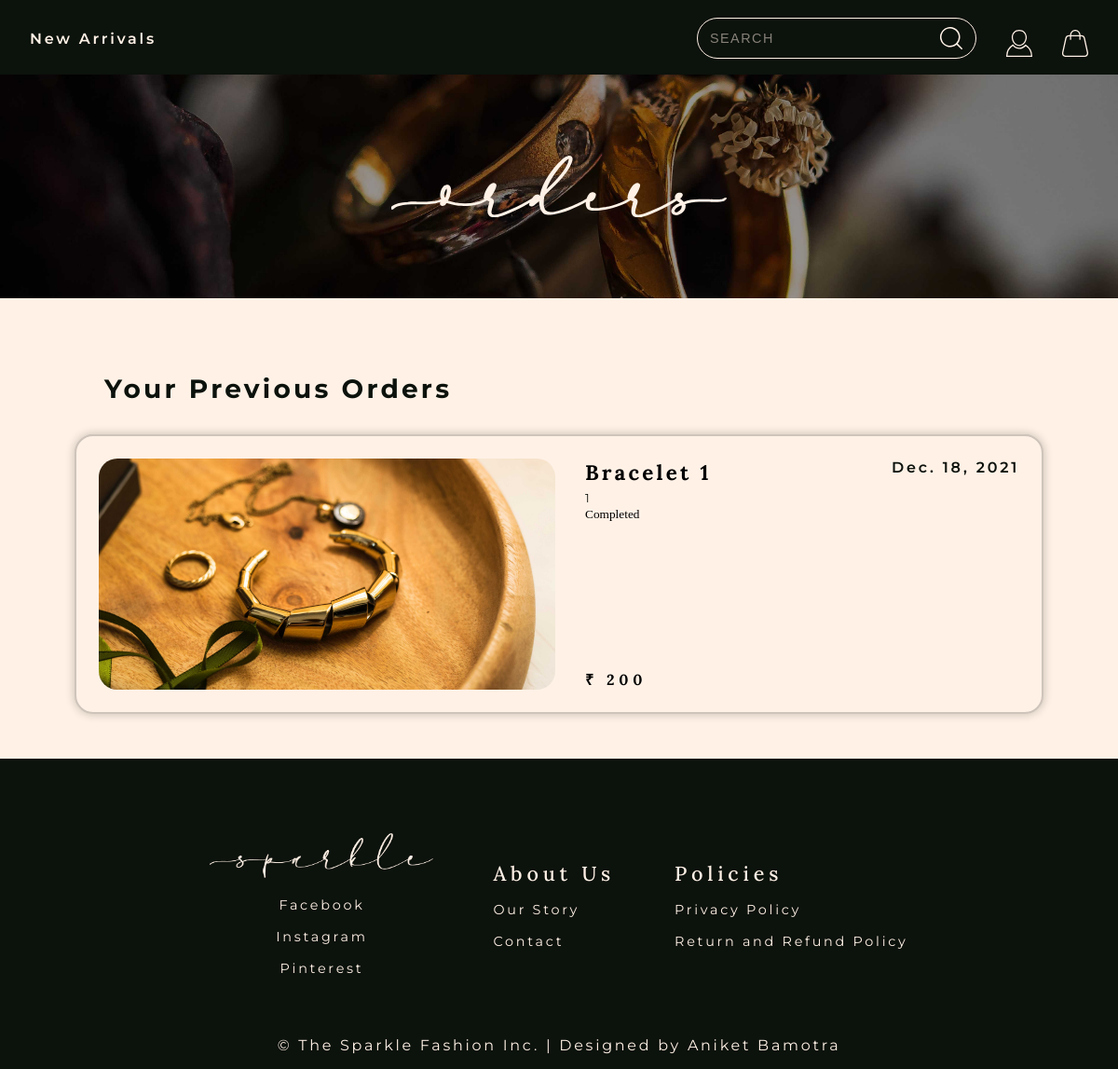
/orders (signed in), run on the app's committed database.
### store/models/orders.py (models this page shows, shortened)
class Order(models.Model):
    product = models.ForeignKey(Product,
                                on_delete=models.CASCADE)
    customer = models.ForeignKey(Customer,
                                 on_delete=models.CASCADE)
    quantity = models.IntegerField(default=1)
    price = models.IntegerField()
    address = models.CharField(max_length=50, default='', blank=True)
    phone = models.CharField(max_length=50, default='', blank=True)
    date = models.DateField(default=datetime.datetime.today)
    status = models.BooleanField(default=False)
    @staticmethod
    def get_orders_by_customer(customer_id):
        return Order.objects.filter(customer=customer_id).order_by('-date')

### store/models/product.py (models this page shows, shortened)
class Product(models.Model):
    name = models.CharField(max_length=50)
    price = models.IntegerField(default=0)
    category = models.ForeignKey(Category, on_delete=models.CASCADE, default=1)
    description = models.CharField(max_length=200, default='' , null=True , blank=True)
    image = models.ImageField(upload_to='uploads/products/')

### store/middlewares/auth.py (the view)
    def middleware(request):
        print(request.session.get('customer'))
        returnUrl = request.META['PATH_INFO']
        print(request.META['PATH_INFO'])
        if not request.session.get('customer'):
           return redirect(f'login?return_url={returnUrl}')
        response = get_response(request)
        return response

### store/templatetags/custom_filter.py (called while the page is built)
@register.filter(name='currency')
def currency(number):
    return "₹ "+str(number)

### store/views/orders.py (called while the page is built)
    def get(self , request ):
        customer = request.session.get('customer')
        orders = Order.get_orders_by_customer(customer)
        print(orders)
        return render(request , 'orders.html'  , {'orders' : orders})

### store/templates/orders.html (shortened to what this page needs)
{% extends 'base.html' %}
{% load static %}
{% block content %}
{% load cart %}
{% load custom_filter %}
<header id="d_header">
    <nav>
        <a href="/store" class="sans left_link">New Arrivals</a>
        <a href="/cart" class="sans right-link"><img src="{% static 'icons/light bag.svg' %}" alt="Shopping Bag" style="height: 1.8rem;"></a>
        <a href="#" class="sans right-link" id="profile"><img src="{% static 'icons/light profile.svg' %}" alt="User Profile" style="height: 1.8rem;"></a>
        <div class="search__container right-link">
            <input class="search__input" type="text" placeholder="Search">
        </div>
    </nav>
</header>
<section class="banner">
    <div class="banner_container" id="order_banner_container">
        <img src="{% static 'banner-title/Orders.svg' %}" alt="Rings written in script font" class="page_title" id="order_page_title">
    </div>
</section>
<section class="order_container">
    <h4 class="order_title sans">Your Previous Orders</h4>
    <div class="order">
        <div class="order_items_container">
            {% for order in orders %}
            <div class="order_item">
                <img src="{{order.product.image.url}}" alt="Image of product" class="order_item_img">
                <div class="item_desc">
                    <h5 class="order_item_name serif">{{order.product.name}}</h5>
                    <p class="item_id sans">{{order.quantity}}</p>
                    {% if order.status %}
                    <p>
                        <small class="badge badge-success">Completed</small>
                        {%else%}
                        <small class="badge badge-warning">Pending</small>
                    </p>
                    {% endif %}
                </div>
                <h4 class="item_price serif">{{order.price|currency}}</h4>
                <p class="order_date sans">{{order.date}}</p>
            </div>
            {% endfor %}
        </div>
    </div>
</section>
{% endblock %}

### store/static/style.css (style rules this page uses)
:root { --light-color-100: 240, 239, 235; --light-color: 255, 241, 230; --accent-color-100: 221, 190, 169; --accent-color: 203, 153, 126; --dark-color: 12, 18, 12; --serif: "Lora", serif; --sans: "Montserrat", sans-serif; }
* { margin: 0; padding: 0; box-sizing: border-box; }
body { background-color: rgb(var(--light-color)); overflow-x: hidden; }
.serif { font-family: var(--serif); font-size: 3ch; letter-spacing: 0.3rem; }
.sans { font-family: var(--sans); font-size: 2ch; letter-spacing: 0.17rem; color: rgb(var(--dark-color)); }
header { display: block; position: absolute; width: 100%; height: 5rem; }
.left_link { float: left; margin: 2rem; }
.right-link { float: right; margin: 2rem 2rem 2rem 0rem; }
.left_link, .right-link { text-decoration: none; font-weight: 600; color: rgb(var(--light-color)); }
.search__input { width: 25vw; padding: 0.8rem; position: relative; bottom: 0.8rem; z-index: 10; background-color: transparent; transition: transform 250ms ease-in-out; font-size: 1.8ch; color: rgb(var(--light-color)); background-color: transparent; background-image: url("/icons/light\ search.svg"); background-size: 1.5rem; background-repeat: no-repeat; background-position: 95% center; border-radius: 50px; border: 1px solid rgb(var(--light-color)); transition: all 250ms ease-in-out; backface-visibility: hidden; transform-style: preserve-3d; }
.search__input::placeholder { color: rgb(var(--light-color), 0.5); text-transform: uppercase; letter-spacing: 1.5px; }
#d_header { background-color: rgb(var(--dark-color)); position: relative; }
.banner_container { height: 30vh; width: 100%; position: relative; }
.page_title { position: absolute; width: 30vw; top: 50%; left: 50%; transform: translate(-50%, -50%); }
.cart_container, .fav_container, .order_container { padding: 3rem 5rem; }
.cart_title, .fav_title, .order_title { font-size: 3.5ch; margin: 2rem; letter-spacing: 0.2rem; }
.cart_items_container, .fav_items_container, .order_items_container { grid-area: cic; height: 100%; display: flex; flex-direction: column; gap: 2rem; }
.order_item { display: grid; grid-template-columns: repeat(4, 1fr); grid-template-rows: repeat(4, 3.5rem); grid-template-areas: "cii cii cid ord" "cii cii cid ." "cii cii cid ." "cii cii ip cb"; grid-gap: 0.5rem; border: 2px solid rgb(var(--dark-color), 0.2); box-shadow: 0px 0px 10px 1px rgb(var(--dark-color), 0.2); border-radius: 20px; padding: 1.5rem; }
.cart_item_img, .fav_item_img, .order_item_img { grid-area: cii; width: 100%; height: 100%; object-fit: cover; border-radius: 20px; }
.item_desc { grid-area: cid; margin-left: 1.5rem; }
.cart_item_name, .fav_item_name, .order_item_name { font-size: 2.8ch; letter-spacing: 0.2rem; margin-bottom: 0.4rem; }
.cart_item_prop, .item_id, .fav_item_prop, .order_item_prop { font-size: 1.6ch; letter-spacing: 1px; }
.order_date { grid-area: ord; justify-self: end; font-weight: 600; }
.item_price { grid-area: ip; margin-left: 1.5rem; font-size: 2ch; align-self: flex-end; }

### store/templates/base.html (style rules this page uses)
nav { background-color: white; }

### data on the page
Order: product.image (picture), product.name "Bracelet 1", quantity "1", status "Completed", price "₹ 200", date "Dec. 18, 2021"
